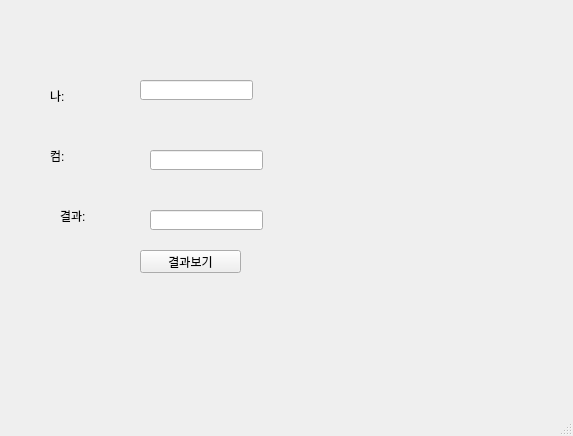
<?xml version="1.0" encoding="UTF-8"?>
<ui version="4.0">
 <class>MainWindow</class>
 <widget class="QMainWindow" name="MainWindow">
  <property name="geometry">
   <rect>
    <x>0</x>
    <y>0</y>
    <width>573</width>
    <height>436</height>
   </rect>
  </property>
  <property name="windowTitle">
   <string>MainWindow</string>
  </property>
  <widget class="QWidget" name="centralwidget">
   <widget class="QLineEdit" name="le1">
    <property name="geometry">
     <rect>
      <x>140</x>
      <y>80</y>
      <width>113</width>
      <height>20</height>
     </rect>
    </property>
   </widget>
   <widget class="QPushButton" name="pb">
    <property name="geometry">
     <rect>
      <x>140</x>
      <y>250</y>
      <width>101</width>
      <height>23</height>
     </rect>
    </property>
    <property name="text">
     <string>결과보기</string>
    </property>
   </widget>
   <widget class="QLabel" name="label_3">
    <property name="geometry">
     <rect>
      <x>50</x>
      <y>90</y>
      <width>56</width>
      <height>12</height>
     </rect>
    </property>
    <property name="text">
     <string>나:</string>
    </property>
   </widget>
   <widget class="QLineEdit" name="le2">
    <property name="geometry">
     <rect>
      <x>150</x>
      <y>150</y>
      <width>113</width>
      <height>20</height>
     </rect>
    </property>
   </widget>
   <widget class="QLineEdit" name="le3">
    <property name="geometry">
     <rect>
      <x>150</x>
      <y>210</y>
      <width>113</width>
      <height>20</height>
     </rect>
    </property>
   </widget>
   <widget class="QLabel" name="label_4">
    <property name="geometry">
     <rect>
      <x>50</x>
      <y>150</y>
      <width>56</width>
      <height>12</height>
     </rect>
    </property>
    <property name="text">
     <string>컴:</string>
    </property>
   </widget>
   <widget class="QLabel" name="label_5">
    <property name="geometry">
     <rect>
      <x>60</x>
      <y>210</y>
      <width>56</width>
      <height>12</height>
     </rect>
    </property>
    <property name="text">
     <string>결과:</string>
    </property>
   </widget>
  </widget>
  <widget class="QMenuBar" name="menubar">
   <property name="geometry">
    <rect>
     <x>0</x>
     <y>0</y>
     <width>573</width>
     <height>21</height>
    </rect>
   </property>
  </widget>
  <widget class="QStatusBar" name="statusbar"/>
 </widget>
 <resources/>
 <connections/>
</ui>
